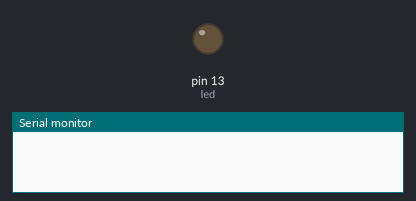
This sketch was run on a simulated Arduino Uno, built with avr-gcc and run on an emulated ATmega328P. On the bench: output pins drawn as LEDs (lit = HIGH), the last lines printed to the serial monitor.

Above: at 1.5 s.
At 4.5 s:
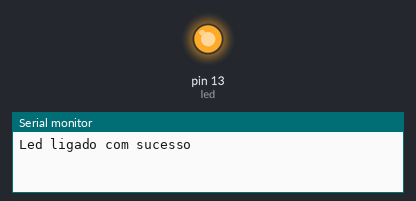
Timing chart, 0 to 7.8 s (numbered marks = the images above):
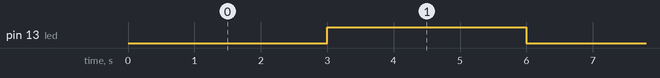

The sketch:

Pisca-led.ino
```cpp
int led = 13;

void setup() {
  Serial.begin(9600);
  pinMode(led, OUTPUT);
}

void loop() {
    delay(3000);
    digitalWrite(led, HIGH);
    Serial.println("Led ligado com sucesso");

    delay(3000);
    digitalWrite(led, LOW);
    Serial.println("Led desligado com sucesso");
}
```

Measured:
- by itself, pin 13 (led): alternates HIGH for 3.0 s and LOW for 3.0 s
